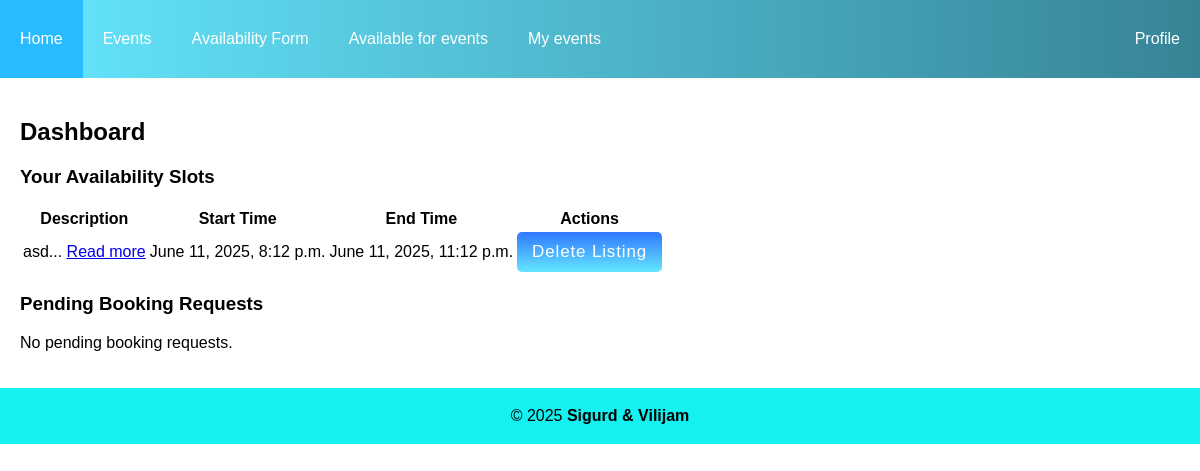
The page /dashboard/ (signed in) on the database its author committed.
### app/models.py (models this page shows)
class Availability(models.Model):
    TYPE_CHOICES = [
        ("artist", "Artist"),
        ("venue", "Venue"),
    ]
    type = models.CharField(max_length=10, choices=TYPE_CHOICES)
    artist = models.ForeignKey(
        Artist,
        on_delete=models.CASCADE,
        null=True,
        blank=True,
        related_name="availability_artist",
    )
    venue = models.ForeignKey(
        Venue,
        on_delete=models.CASCADE,
        null=True,
        blank=True,
        related_name="availability_venue",
    )
    start_time = models.DateTimeField()
    end_time = models.DateTimeField()
    description = models.TextField()
    class Meta:
        constraints = [
            models.CheckConstraint(
                check=(
                    models.Q(artist__isnull=False, venue__isnull=True)
                    | models.Q(artist__isnull=True, venue__isnull=False)
                ),
                name="artist_or_venue_only",
            )
        ]

### app/views.py (the view, shortened to what this page needs)
# urls.py: path('dashboard/', views.dashboard, name='dashboard'),  # Add this line
@profile_required
@login_required
@role_required(["artist", "venue"])
def dashboard(request):
    if request.user.role == "artist":
        availabilities = Availability.objects.filter(artist__user=request.user)
        events = Events.objects.filter(EventArtists=request.user.artist_user)
    elif request.user.role == "venue":
        availabilities = Availability.objects.filter(venue__user=request.user)
        events = Events.objects.filter(eventvenue=request.user.venue_user)
    else:
        availabilities = Availability.objects.none()
    bookings = Booking.objects.filter(availability__in=availabilities)
    calendar_events = []
    for event in events:
        calendar_events.append(
            {
                "title": event.eventname,
                "start": event.eventdate.isoformat(),
                "color": "blue",
            }
        )
    return render(
        request,
        "dashboard.html",
        {
            "availabilities": availabilities,
            "bookings": bookings,
            "calendar_events": calendar_events,  # Pass calendar data to the template
        },
    )

### app/utils.py (called while the page is built)
def role_required(allowed_roles):
    def decorator(view_func):
        @wraps(view_func)
        def _wrapped_view(request, *args, **kwargs):
            if not request.user.is_authenticated:
                return HttpResponse(
                    "You must be logged in to access this page.", status=403
                )
            if request.user.role not in allowed_roles:
                return HttpResponse(
                    "You do not have permission to access this page.", status=403
                )
            return view_func(request, *args, **kwargs)
        return _wrapped_view
    return decorator

def profile_required(view_func):
    @wraps(view_func)
    def checkprofile(request, *args, **kwargs):
        user = request.user
        if not (
            hasattr(user, "fan_user")
            or hasattr(user, "artist_user")
            or hasattr(user, "venue_user")
            or hasattr(user, "doorman_user")
        ):
            return redirect("createprofile")
        return view_func(request, *args, **kwargs)
    return checkprofile

### templates/dashboard.html (shortened to what this page needs)
{% extends "base.html" %}
{% block content %}
<div class="container">
<h2>Dashboard</h2>
<h3>Your Availability Slots</h3>
{% if availabilities %}
<table class="availability-table">
    <thead>
        <tr>
            <th>Description</th>
            <th>Start Time</th>
            <th>End Time</th>
            <th>Actions</th>
        </tr>
    </thead>
    <tbody>
        {% for availability in availabilities %}
        <tr>
            <td title="{{ availability.description }}">
                {{ availability.description|slice:":100" }}...
                <a href="{% url 'listingdetail' 'availability' availability.id %}" target="_blank">Read more</a>
            </td>
            <td>{{ availability.start_time }}</td>
            <td>{{ availability.end_time }}</td>
            <td>
                <form method="POST" action="{% url 'listingdetail' 'availability' availability.id %}">
                    <button type="submit" class="btn btn-danger btn-sm"
                        onclick="return confirm('Are you sure you want to delete this listing?')">Delete
                        Listing</button>
                </form>
            </td>
        </tr>
        {% endfor %}
    </tbody>
</table>
{% else %}
<p>You have not added any availability slots yet.</p>
<a href="{% url 'availabilityform' %}" class="btn btn-primary">Are you available?</a>
{% endif %}
<h3>Pending Booking Requests</h3>
{% if bookings %}
<table class="booking-table">
    <thead>
        <tr>
            <th>User</th>
            <th>Availability</th>
            <th>Message</th>
            <th>Status</th>
            <th>Actions</th>
        </tr>
    </thead>
    <tbody>
        {% for booking in bookings %}
        <tr>
            <td>{{ booking.user.username }}</td>
            <td title="{{ booking.availability.description }}">
                {{ booking.availability.description|slice:":100" }}...
                <a href="{% url 'listingdetail' 'availability' booking.availability.id %}" target="_blank">Read more</a>
            </td>
            <td title="{{ booking.message }}">
                {{ booking.message|slice:":100" }}...
                <a href="{% url 'listingdetail' 'booking' booking.id %}" target="_blank">Read more</a>
            </td>
            <td>{{ booking.get_status_display }}</td>
            <td>
                {% if booking.status == 'pending' %}
                <form method="post" action="{% url 'bookingaction' %}" style="display: inline;">
                    {% csrf_token %}
                    <input type="hidden" name="booking_id" value="{{ booking.id }}">
                    <button type="submit" name="action" value="approve" class="btn btn-success">Approve</button>
                </form>
                <form method="post" action="{% url 'bookingaction' %}" style="display: inline;">
                    {% csrf_token %}
                    <input type="hidden" name="booking_id" value="{{ booking.id }}">
                    <button type="submit" name="action" value="reject" class="btn btn-danger">Reject</button>
                </form>
                {% endif %}
            </td>
        </tr>
        {% endfor %}
    </tbody>
</table>
{% else %}
<p>No pending booking requests.</p>
{% endif %}
</div>
<link href="https://cdn.jsdelivr.net/npm/fullcalendar@6.1.8/index.global.min.css" rel="stylesheet">
{% endblock %}

### static/css/base.css (style rules this page uses)
body { font-family: Verdana, Geneva, Tahoma, sans-serif; background: linear-gradient(rgb(255, 255, 255), rgb(255, 255, 255)); margin: 0; }
.container { max-width: 1200px; margin: 0 auto; padding: 20px; }
button { display: flex; align-items: center; font-family: inherit; cursor: pointer; font-weight: 500; font-size: 17px; padding: 0.8em 1.5em 0.8em 1.2em; color: white; background: linear-gradient(0deg, rgba(100, 230, 255, 1) 0%, rgb(47, 120, 255) 100%); border: none; letter-spacing: 0.05em; border-radius: 20em; }
table td { max-width: 200px; overflow-wrap: break-word; word-wrap: break-word; word-break: break-all; white-space: normal; overflow: hidden; text-overflow: ellipsis; }
.availability-table td, .booking-table td { max-width: 250px; overflow-wrap: break-word; word-wrap: break-word; word-break: break-all; white-space: normal; overflow: hidden; text-overflow: ellipsis; }
.btn-danger { background-color: #dc3545; color: white; border: none; padding: 10px 15px; cursor: pointer; border-radius: 5px; }

### rows shown on the page
Availability: description "asd", start_time "June 11, 2025, 8:12 p.m.", end_time "June 11, 2025, 11:12 p.m."
